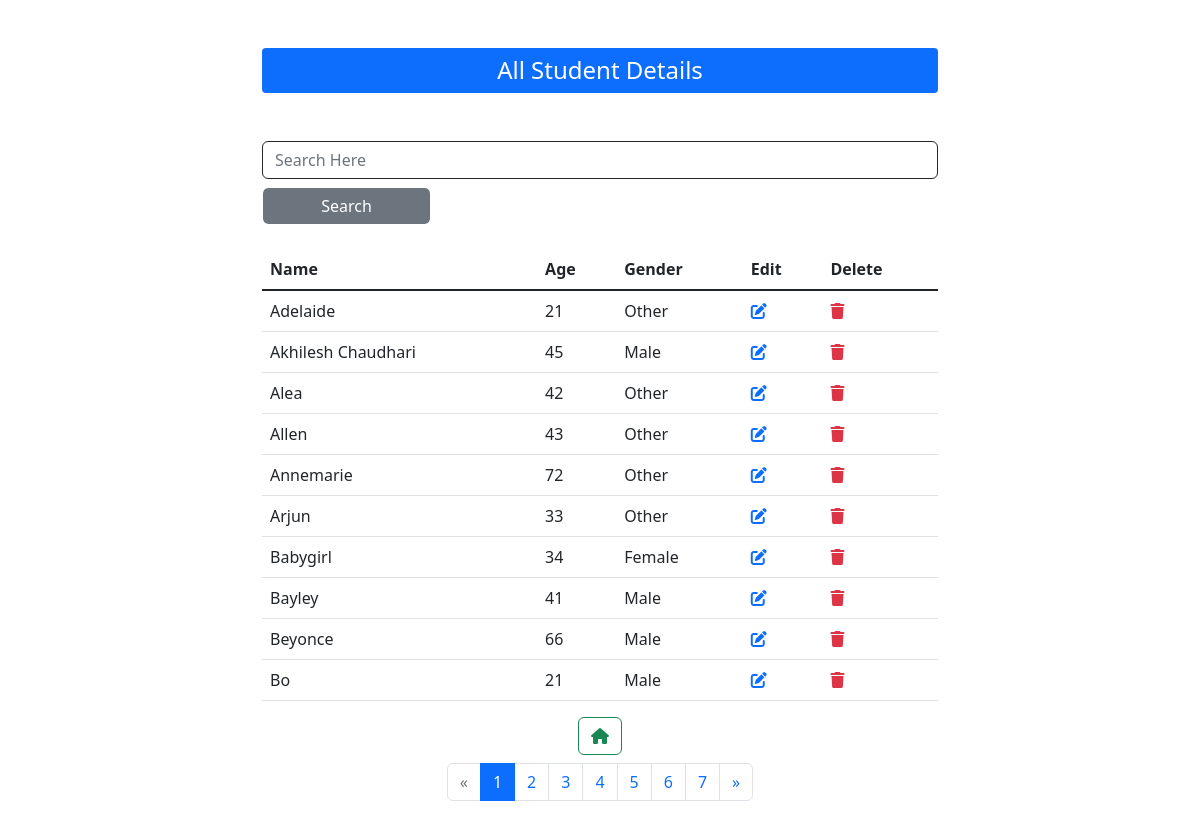
Before: /allstduent/ with the older database file.
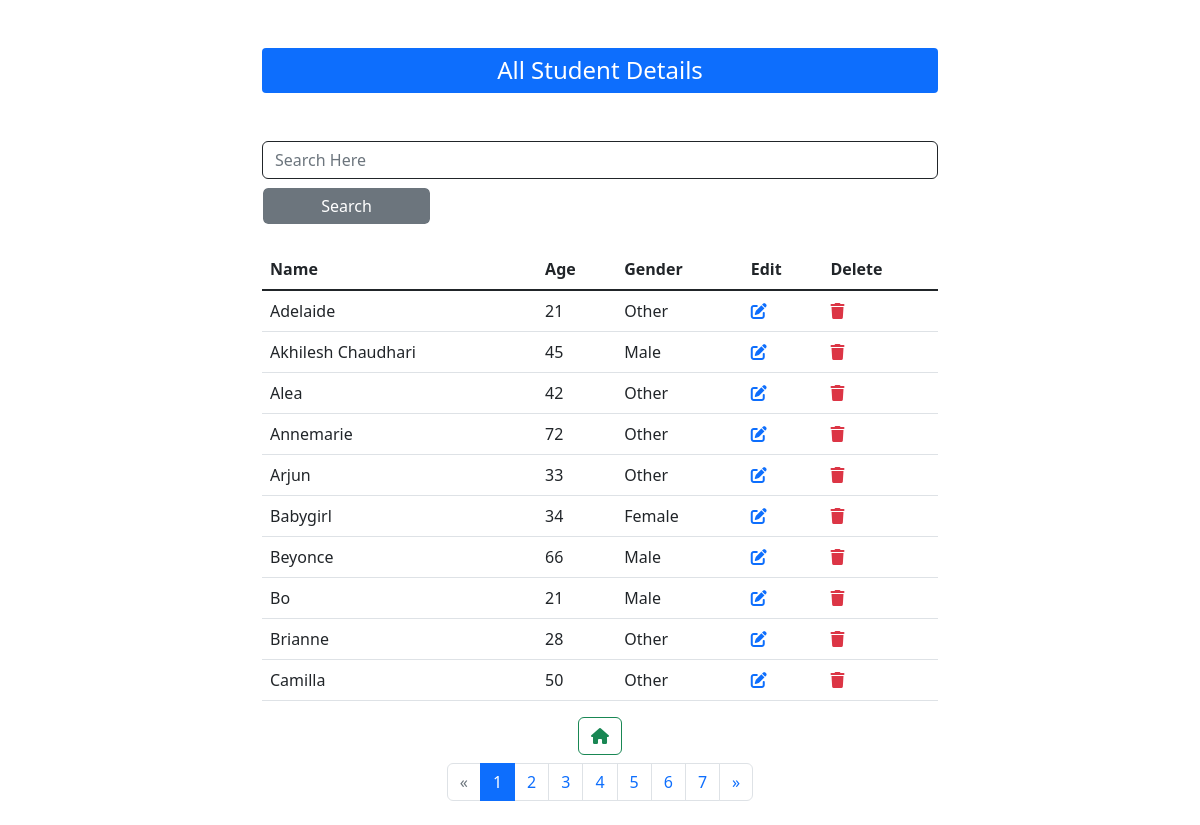
After: the same page with the newer database file.
### core/models.py (models this page shows)
class Student(models.Model):
    name = models.CharField(max_length=100)
    age = models.IntegerField()
    gender = models.CharField(choices=SELECT_GENDER,max_length=100)

### core/views.py (the view)
# urls.py: path('allstduent/', views.all_student, name="allstudent"),
def all_student(request):
    name = request.GET.get('byName')
    students = Student.objects.all()
    if name:
        students=students.filter(Q(name__icontains=name) | Q(gender=name))
    students = students.order_by("name")
    paginator = Paginator(students,per_page=10,orphans=2)
    page = request.GET.get('page',1)
    page_obj = paginator.get_page(page)
    page_range = paginator.get_elided_page_range(number=page)
    context = {
        'students': students,
        'page_obj':page_obj,
        "page_range":page_range
    }
    return render(request,"core/all_student.html",context)

### core/templates/core/all_student.html (shortened to what this page needs)
{% extends "core/base.html" %}
{% block content %}
<div class="student-details container">
    <h4 class="bg-primary text-center my-5 text-white py-2 rounded-1">All Student Details</h4>
    <form action="" method="get" >
        <div class="fom-control">
            <input type="text" name="byName" required class="form-control" placeholder ="Search Here" autocomplete="off">
            <input type="submit" value="Search" class="form-control w-25 bg-secondary text-white mt-2"  autocomplete="off">
        </div>
    </form>
    <table class="table mt-4">
        <thead>
            <tr>
                <th scope="col">Name</th>
                <th scope="col">Age</th>
                <th scope="col">Gender</th>
                <th scope="col">Edit</th>
                <th scope="col">Delete</th>
            </tr>
        </thead>
        <tbody class="table-group-divider">
        {% for student in page_obj %}
                <tr>
                    <td scope="row">{{ student.name }}</td>
                    <td scope="row">{{ student.age }}</td>
                    <td scope="row">{{ student.gender }}</td>
                     <td scope="row">
                        <a class="btn-sm" href="{% url 'edit' student.id %}">
                            <i class="fa-solid fa-edit"></i>
                        </a>
                    </td>
                    <td scope="row">
                        <a class="text-danger btn-sm" href="{% url 'delete' student.id %}">
                            <i class="fa-solid fa-trash"></i>
                        </a>
                    </td>
                </tr>
            {% endfor %}
        </tbody>
    </table>
    <div class="text-center mx-3">
        <a href="{% url "home" %}" class="btn btn-outline-success"><i class="fa fa-home" aria-hidden="true"></i></a>
    </div>
    <ul class="pagination justify-content-center flex-wrap mt-2 mb-4">
        {% if page_obj.has_previous %}
            <li class="page-item"><a class="page-link" href="?page={{ page_obj.previous_page_number }}">&laquo;</a></li>
        {% else %}
            <li class="disabled page-item"><span class="page-link">&laquo;</span></li>
        {% endif %}
        {% for i in page_range|default_if_none:page_obj.paginator.get_elided_page_range %}
            {% if page_obj.number == i %}
                <li class="active page-item">
                    <span class="page-link">{{ i }} <span class="sr-only bg-black">(current)</span></span>
                </li>
            {% else %}
                {% if i == page_obj.paginator.ELLIPSIS %}
                    <li class="page-item"><span class="page-link">{{ i }}</span></li>
                {% else %}
                    <li class="page-item"><a class="page-link" href="?page={{ i }}">{{ i }}</a></li>
                {% endif %}
            {% endif %}
        {% endfor %}
        {% if page_obj.has_next %}
            <li class="page-item"><a class="page-link" href="?page={{ page_obj.next_page_number }}">&raquo;</a></li>
        {% else %}
            <li class="disabled page-item"><span class="page-link">&raquo;</span></li>
        {% endif %}
    </ul>
</div>
{% endblock content %}

Changed rows visible on the page:
removed Student: name "Allen", age "43", gender "Other"
removed Student: name "Bayley", age "41", gender "Male"
now on this page (row unchanged): Student: name "Brianne", age "28", gender "Other"
now on this page (row unchanged): Student: name "Camilla", age "50", gender "Other"
